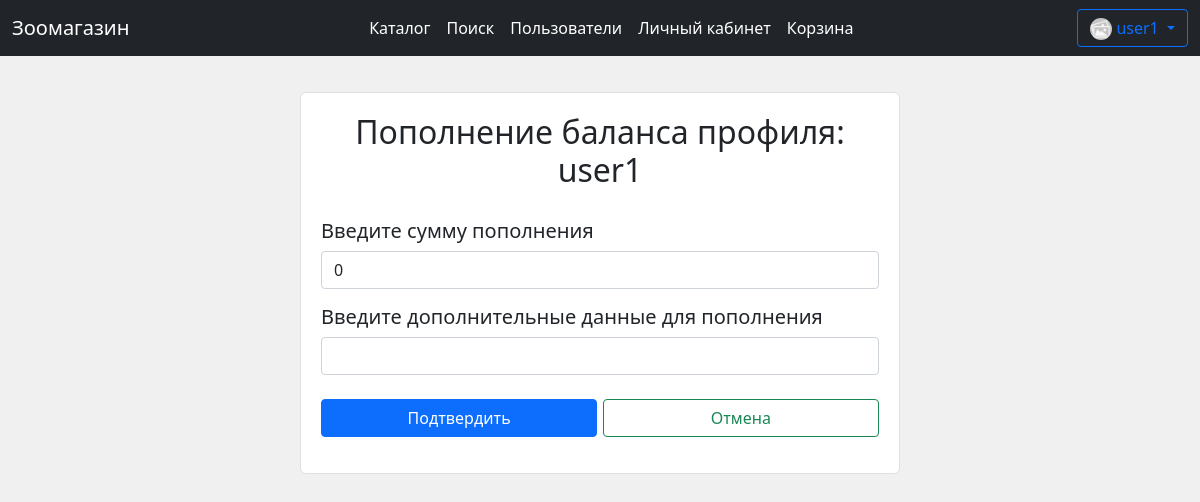
Page /user_balance/1 (signed in) on the earlier database version.
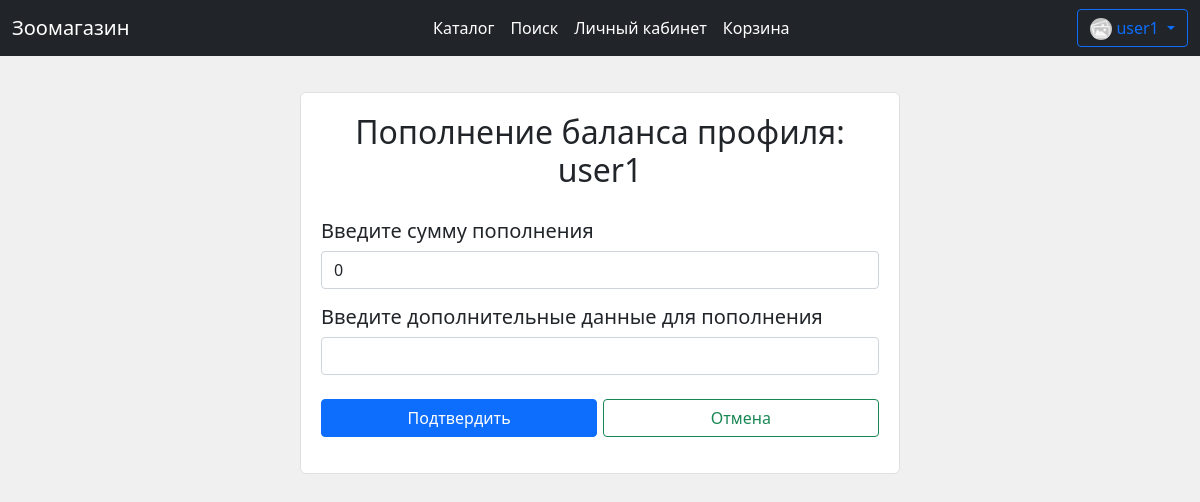
Same page on the later database version.
### main.py (the view, shortened to what this page needs)
@app.route("/user_balance/<int:user_id>", methods=['GET', 'POST'])
def user_balance(user_id):
    if not current_user.is_authenticated:
        return redirect("/register")
    if not (current_user.id == user_id):
        return abort(403)
    session = db_session.create_session()
    user = session.query(User).filter(User.id == user_id).first()
    form = BalanceForm()
    if request.method == "GET":
        return render_template('balance.html', form=form, user=user)

### forms/balanceform.py
class BalanceForm(FlaskForm):
    count = IntegerField(
        'Введите сумму пополнения',
        default=0, validators=[DataRequired(), NumberRange(
            min=1, max=10000, message='Число должно быть в диапазоне от 1 до 10000')]
    )
    about = StringField('Введите дополнительные данные для пополнения')
    submit = SubmitField('Подтвердить')

### data/db_session.py (called while the page is built)
def create_session() -> Session:
    global __factory
    return __factory()

### main.py (called while the page is built)
@login_manager.user_loader
def load_user(user_id):
    session = db_session.create_session()
    return session.query(User).get(user_id)

### templates/balance.html (shortened to what this page needs)
{% extends "base.html" %}
{% block content %}
<div style="margin: auto;margin-top: 3%;padding: 20px;font-size: 14px;background-color: #fff;border: 1px solid #e0e0e0;border-radius: 6px 6px 6px 6px; max-width: 600px">
    <h2 style="text-align: center;">Пополнение баланса профиля: {{ user.name }}</h2>
    <form action="" method="post">
        <br>
        <h5>{{ form.count.label }}</h5>
        <p>
            {{ form.count(class="form-control") }}
        </p>
        <h5>{{ form.about.label }}</h5>
        <p>
            {{ form.about(class="form-control") }}
        </p>
        <p>{{ form.submit(type="submit", class="btn btn-primary", style="width: 49.5%; margin-top: 1.5%; float: left;")
            }}
            <a class="btn btn-outline-success" href="/profile/{{ current_user.id }}"
               style="width: 49.5%; margin-top: 1.5%; margin-left: 1%;">Отмена</a></p>
    </form>
</div>
{% endblock %}

### templates/base.html (shortened to what this page needs)
<!DOCTYPE html>
<html>
<head>
    <link href="https://cdn.jsdelivr.net/npm/bootstrap@5.0.0-beta1/dist/css/bootstrap.min.css"
          rel="stylesheet"
>
    <link rel="stylesheet" href="https://cdn.jsdelivr.net/npm/bootstrap-icons@1.11.3/font/bootstrap-icons.min.css">
    {% set base_title = "Зоомагазин" %}
</head>
<body>
<header>
    <nav class="navbar navbar-expand-lg navbar-dark bg-dark">
        <div class="container-fluid">
            <a class="navbar-brand" href="/">{{ base_title }}</a>
            <div class="collapse navbar-collapse" id="navbarSupportedContent">
                <ul class="navbar-nav me-auto my-2 my-lg-0 navbar-nav-scroll"
                    style="margin-left: auto;margin-right: auto;--bs-scroll-height: 100px;">
                    <li class="nav-item">
                        <a class="nav-link active" aria-current="page" href="/">Каталог</a>
                    </li>
                    <li class="nav-item">
                        <a class="nav-link active" href="/search_products">Поиск</a>
                    </li>
                    {% if current_user.is_authenticated and current_user.role_id == 1 %}
                    <li class="nav-item">
                        <a class="nav-link active" href="/search_users">Пользователи</a>
                    </li>
                    {% endif %}
                    <li class="nav-item">
                        <a class="nav-link active" href="/user_page">Личный кабинет</a>
                    </li>
                    <li class="nav-item">
                        <a class="nav-link active" href="/to_cart">Корзина</a>
                    </li>
                </ul>
                <form class="d-flex">
                    {% if current_user.is_authenticated %}
                    <div class="btn-group">
                        <div>
                            <button type="button" class="btn btn-outline-primary dropdown-toggle"
                                    data-bs-toggle="dropdown" data-bs-display="static" aria-expanded="false">
                                <img src="/{{ current_user.profile_img_path }}" width="22" height="22"
                                     style="border-radius: 100px;"
                                     onerror="this.src='/static/imgs/noimg.jpg'; this.alt='noimg.jpg';">
                                {{ current_user.name }}
                            </button>
                        </div>
                    </div>
                    {% else %}
                    <div>
                        <a class="btn btn-outline-info" href="/register">Регистрация</a>
                        <a class="btn btn-outline-warning" href="/login">Войти</a>
                    </div>
                    {% endif %}
                </form>
            </div>
        </div>
    </nav>
</header>
<main role="main">
    {% block content %}{% endblock %}
</main>
</body>
</html>

Differences in the rows shown:
changed User "user1": role_id 1 → 2 (drawn)
Other differences:
text no longer shown: "Пользователи"
